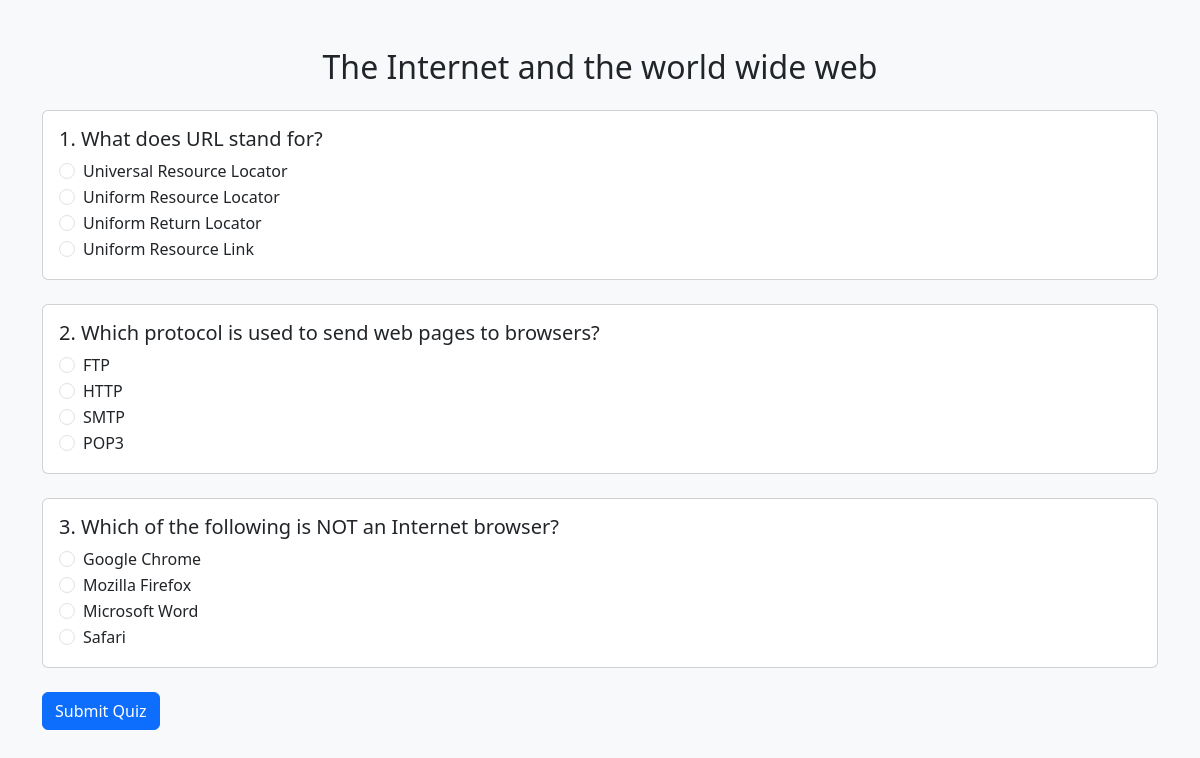
Page /2/ on the committed database.
### quiz/models.py (models this page shows, shortened)
class Quiz(models.Model):
    title = models.CharField(max_length=100)

class Question(models.Model):
    quiz = models.ForeignKey(Quiz, on_delete=models.CASCADE)
    question_text = models.TextField()

class Choice(models.Model):
    question = models.ForeignKey(Question, on_delete=models.CASCADE)
    choice_text = models.CharField(max_length=200)
    is_correct = models.BooleanField(default=False)

### quiz/views.py (the view, shortened to what this page needs)
# urls.py: path('<int:quiz_id>/', views.take_quiz, name='take_quiz'),
def take_quiz(request, quiz_id):
    quiz = get_object_or_404(Quiz, pk=quiz_id)
    questions = quiz.question_set.all()
    return render(request, 'quiz/take_quiz.html', {'quiz': quiz, 'questions': questions})

### quiz/templates/quiz/take_quiz.html (shortened to what this page needs)
{% extends 'quiz/base.html' %}
{% block content %}
<h2 class="mb-4 text-center">{{ quiz.title }}</h2>
<form method="post">
  {% for question in questions %}
    <div class="card mb-4 question-card" data-question="{{ forloop.counter }}">
      <div class="card-body">
        <h5 class="card-title">{{ forloop.counter }}. {{ question.question_text }}</h5>
        {% for choice in question.choice_set.all %}
          <div class="form-check">
            <input class="form-check-input" type="radio" name="{{ question.id }}" id="choice{{ choice.id }}" value="{{ choice.id }}">
            <label class="form-check-label" for="choice{{ choice.id }}">
              {{ choice.choice_text }}
            </label>
          </div>
        {% endfor %}
      </div>
    </div>
  {% endfor %}
  <button type="submit" class="btn btn-primary">Submit Quiz</button>
</form>
{% endblock %}

### rows in the picture
Quiz: title "The Internet and the world wide web"
Question: question_text "What does URL stand for?"
Choice: choice_text "Universal Resource Locator"
Choice: choice_text "Uniform Resource Locator"
Choice: choice_text "Uniform Return Locator"
Choice: choice_text "Uniform Resource Link"
Question: question_text "Which protocol is used to send web pages to browsers?"
Choice: choice_text "FTP"
Choice: choice_text "HTTP"
Choice: choice_text "SMTP"
Choice: choice_text "POP3"
Question: question_text "Which of the following is NOT an Internet browser?"
Choice: choice_text "Google Chrome"
Choice: choice_text "Mozilla Firefox"
Choice: choice_text "Microsoft Word"
Choice: choice_text "Safari"
